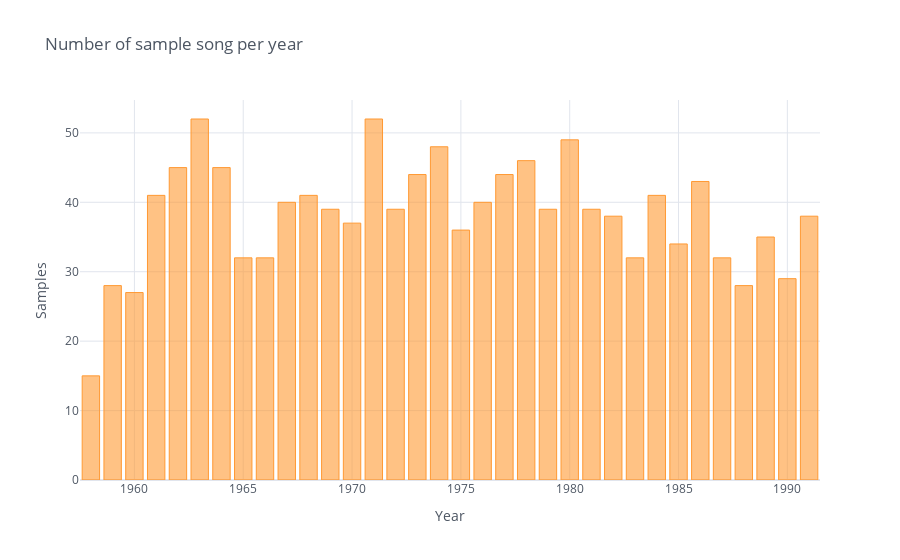

The notebook cell saved with this chart:
### Markdown cell above
If we look at the number of sample per year we have, we see it's pretty well distributed.

### Code cell
years=metadata_df.chart_date.map(lambda y:pd.to_datetime(y).year).value_counts(sort=False)
years.iplot(kind='bar', title="Number of sample song per year", xTitle="Year", yTitle="Samples")

### Figure 1 — Plotly figure (JSON) as saved in the notebook; plotly's stock layout.template omitted (floating-point values rounded to 4 significant figures)
{"data": [{"marker": {"color": "rgba(255, 153, 51, 0.6)", "line": {"color": "rgba(255, 153, 51, 1.0)", "width": 1}}, "name": "chart_date", "orientation": "v", "text": "", "type": "bar", "x": [1958, 1959, 1960, 1961, 1962, 1963, 1964, 1965, 1966, 1967, 1968, 1969, 1970, 1971, 1972, 1973, 1974, 1975, 1976, 1977, 1978, 1979, 1980, 1981, 1982, 1983, 1984, 1985, 1986, 1987, 1988, 1989, 1990, 1991], "y": [15, 28, 27, 41, 45, 52, 45, 32, 32, 40, 41, 39, 37, 52, 39, 44, 48, 36, 40, 44, 46, 39, 49, 39, 38, 32, 41, 34, 43, 32, 28, 35, 29, 38]}], "layout": {"legend": {"bgcolor": "#FFFFFF", "font": {"color": "#4D5663"}}, "paper_bgcolor": "#FFFFFF", "plot_bgcolor": "#FFFFFF", "title": {"font": {"color": "#4D5663"}, "text": "Number of sample song per year"}, "xaxis": {"gridcolor": "#E1E5ED", "showgrid": true, "tickfont": {"color": "#4D5663"}, "title": {"font": {"color": "#4D5663"}, "text": "Year"}, "zerolinecolor": "#E1E5ED"}, "yaxis": {"gridcolor": "#E1E5ED", "showgrid": true, "tickfont": {"color": "#4D5663"}, "title": {"font": {"color": "#4D5663"}, "text": "Samples"}, "zerolinecolor": "#E1E5ED"}}}
